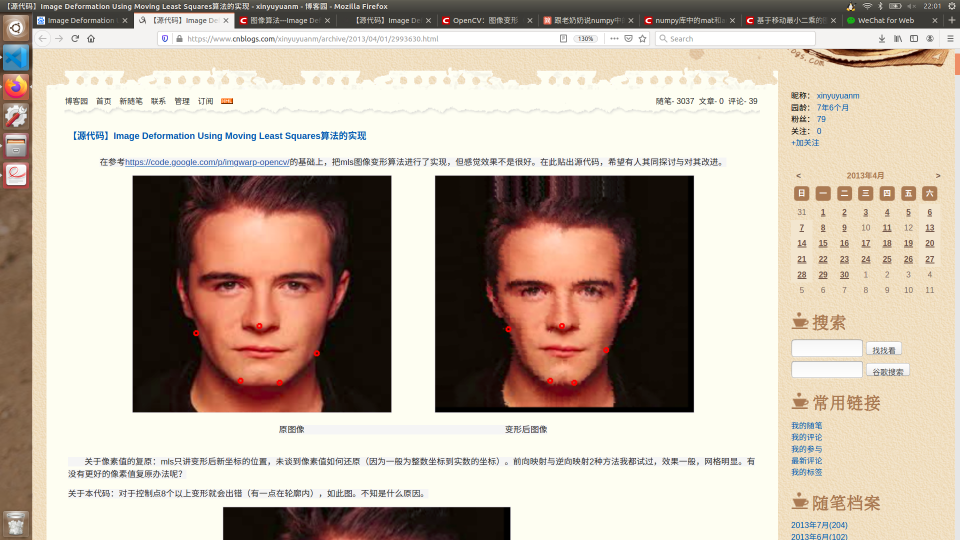
#> input picture data/1.png, 1920 x 1080 px (shown at 1/2 size)
$ python arigid_mls.py
#> lines starting #> are read from the running program, lines starting #| are printed output that depends on the picture
### tool/drawTools.py
import cv2
import numpy as np
def drawGrid(img,gridSize = 3):
    for i in range(0,img.shape[0],gridSize):
        cv2.line(img,(0,i),(img.shape[1]-1,i),(0,0,255),1)
    for j in range(0,img.shape[1],gridSize):
        cv2.line(img,(j,0),(j,img.shape[0]-1),(0,0,255),1)

    cv2.imshow('imgGrid',img)
    cv2.waitKey(0)
# [39 lines left out: functions drawGridPlus, drawLines, not called in this run]

### arigid_mls.py
import cv2
import numpy as np
import math
def showImgPoints(img,points,winName = 'imgJoint'):
    for point in points:
        x = int(point[0])
        y = int(point[1])
        cv2.circle(img,(x,y),6,(255,0,255),3)
    cv2.imshow(winName,img)
    cv2.waitKey(0)
    return img.copy()
class ARIGID_MLS:
    def __init__(self,img=None,tImg = None,plist = None,qlist = None,a=1.0):
        self.img = img
        self.tImg = tImg
        self.a = a
        self.plist = plist
        self.qlist = qlist
        print('plist',self.plist)
        print('qlist',self.qlist)
        self.n = len(self.plist)
    def run(self):
        img = self.img
        tImg = self.tImg
        # cv2.imshow('img',img)
        # cv2.waitKey(0)
        dimg = showImgPoints(img.copy(),self.plist,winName= 'src')
        dtImg = showImgPoints(tImg.copy(),self.qlist,winName= 'tar')
        newImg = img.copy()
        newImg[:] = 0
        for i in range(img.shape[0]):
            print(i,img.shape[0])
            for j in range(img.shape[1]):
                v = np.array([j,i])
                # v = self.plist[-1]-0.5 #
                # v = np.array([img.shape[1]//2,img.shape[0]//2])
                w = np.zeros((self.n,),dtype=float)
                nearControl = False
                q_star = np.zeros((1,2),dtype=float)
                p_star = np.zeros((1,2),dtype=float)
                weight_sum = 0.0
                for k in range(self.n):
                    norm = (self.plist[k][0] - v[0] ) **2+ (self.plist[k][1] - v[1] ) **2
                    if norm < 1e-6:
                        newImg[int(self.qlist[k][1]),int(self.qlist[k][0])] = img[i,j]
                        nearControl = True
                        break
                    else:
                        w[k] = 1.0 / norm
                        weight_sum +=w[k]
                        p_star += w[k] * self.plist[k]
                        q_star += w[k] * self.qlist[k]
                # print('weight',w)
                # input('check')
                if nearControl is False:
                    p_star /= weight_sum
                    q_star /= weight_sum
                else:
                    continue

                # print('p_star',p_star)
                # print('q_star',q_star)
                # input('check')
                _p_hat = np.zeros((self.n,1,2),dtype=float)
                _q_hat = np.zeros((self.n,1,2),dtype=float)
                for k in range(self.n):
                    _p_hat[k,0] = self.plist[k] -  p_star
                    _q_hat[k,0] = self.qlist[k] -  q_star

                miu_s = 0.0
                left_term = v - p_star
                for k in range(self.n):
                    _p_hat_k = _p_hat[k]
                    _p_hat_k_t = np.transpose(_p_hat_k,(1,0))
                    miu_s += w[k] * _p_hat_k.dot(_p_hat_k_t)
                out = np.zeros((1,2),dtype=float)
                f_v_vec = np.zeros((1,2),dtype=float)
                for ki in range(self.n):
                    _p_hat_ki = _p_hat[ki]
                    _neg_p_hat_ki_t = np.array([[_p_hat_ki[0,1],-1.0*_p_hat_ki[0,0]]])
                    left_mat = np.concatenate([_p_hat_ki,_neg_p_hat_ki_t])
                    # print('_p_hat_ki',_p_hat_ki,_neg_p_hat_ki_t,left_mat)

                    neg_left_term_t = np.array([[left_term[0,1],-1.0*left_term[0,0]]])
                    right_mat = np.concatenate([left_term,neg_left_term_t])
                    right_mat_t = np.mat(right_mat).T
                    # print('right_mat',left_term,neg_left_term_t,right_mat,right_mat_t)
                    # input('check')
                    Ai = w[ki] * left_mat.dot(right_mat_t)
                    f_v_vec += _q_hat[ki].dot(Ai)
                norm_f_v_vec = np.linalg.norm(f_v_vec)
                norm_v_p_star = np.linalg.norm(left_term)
                out = norm_v_p_star * f_v_vec / norm_f_v_vec + q_star
                # print('out',out)
                # input('check')
                if out[0,0]>0 and out[0,0]<img.shape[1]-1 and out[0,1]>0 and out[0,1]<img.shape[0]-1:
                    x = int(out[0,0])
                    y = int(out[0,1])
                    newImg[y,x] = img[i,j]
        imgCompose = np.hstack([dimg,dtImg,newImg])
        cv2.imshow('imgCompose',imgCompose)
        cv2.imwrite('./data/cat_arigid.png',imgCompose)
        cv2.waitKey(0)

img = cv2.imread('./data/1.png')
#> img is the input picture: shape (1080, 1920, 3); mean B, G, R 163.1, 177, 192
img = cv2.resize(img,(img.shape[1]//2,img.shape[0]//2))
#> img: shape (540, 960, 3)
# cv2.imshow('img',img)
imgCrop = img[176:413,133:693]
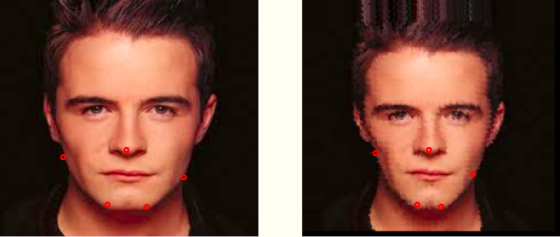
#> imgCrop: shape (237, 560, 3); mean B, G, R 56, 67.7, 106.1
# cv2.imshow('imgCrop',imgCrop)
img_0 = imgCrop[:,0:260]
img_1 = imgCrop[:,300:560]
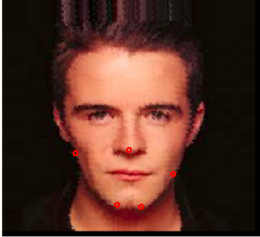
#> img_1: shape (237, 260, 3); mean B, G, R 37.7, 48.3, 85.3

# [21 lines of commented-out code are left out]
from tool.drawTools import *
img = cv2.imread('./data/cat.jpg')
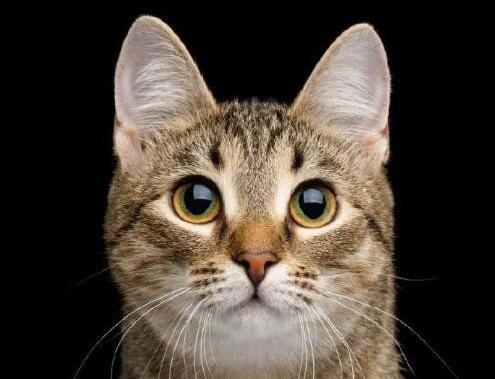
#> input picture data/cat.jpg, 495 x 379 px
#> img is the input picture: shape (379, 495, 3); mean B, G, R 54.2, 63.4, 72.9
plist = np.array([[144,17],[362,23],[160,201],[354,213],[256,253],[189,282],[314,293]])*0.5
#  # [362,23],[160,201],[354,213],[256,253],[189,282],[314,293],[221,311],[275,311]
qlist = np.array([[150,49],[398,33],[160,201],[354,213],[256,253],[189,282],[314,293]])*0.5

img = cv2.resize(img,(img.shape[1]//2,img.shape[0]//2))
#> img: shape (189, 247, 3)
drawGrid(img,gridSize=10)
#> after the loop in drawGrid, `for i in range(0,img.shape[0],gridSize):`: img: shape (189, 247, 3); mean B, G, R 48.8, 57.2, 91.4
#> after the loop in drawGrid, `for j in range(0,img.shape[1],gridSize):`:
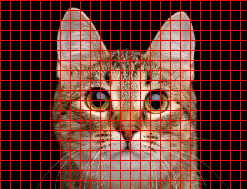
#> img: shape (189, 247, 3); mean B, G, R 43.9, 51.5, 108
afMls = ARIGID_MLS(img=img,tImg = img,plist = plist,qlist = qlist.copy())
#> in __init__, `self.qlist = qlist`: self.qlist = [[75, 24.5], [199, 16.5], [80, 100.5], [177, 106.5], [128, 126.5], [94.5, 141], [157, 146.5]]
#| qlist [[ 75.   24.5]
#|  [199.   16.5]
#|  [ 80.  100.5]
#|  [177.  106.5]
#|  [128.  126.5]
#|  [ 94.5 141. ]
#|  [157.  146.5]]
afMls.run()
#> after the loop in showImgPoints, `for point in points:`:
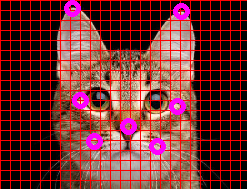
#> img: shape (189, 247, 3); mean of channels 0, 1, 2 48.8, 48.9, 110.6; drawn as B, G, R
#> the loop in showImgPoints (call 2), `for point in points:` made 7 passes
#> (point, x, y) on passes 1 to 7: ([75, 24.5], 75, 24), ([199, 16.5], 199, 16), ([80, 100.5], 80, 100), ([177, 106.5], 177, 106), ([128, 126.5], 128, 126), ([94.5, 141], 94, 141), ([157, 146.5], 157, 146)
#> in run, `newImg[:] = 0`: newImg: shape (189, 247, 3); every value is 0
#> after the loop in run, `for i in range(img.shape[0]):`:
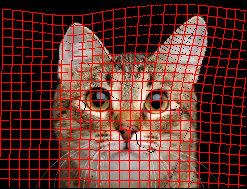
#> newImg: shape (189, 247, 3); mean B, G, R 41.3, 48.4, 100.4
#> in run, `imgCompose = np.hstack([dimg,dtImg,newImg])`:
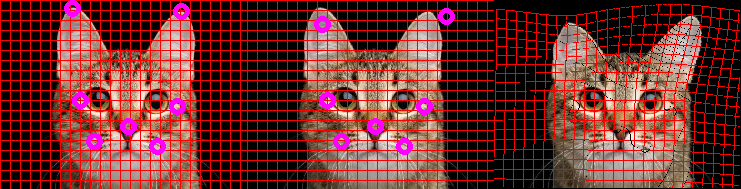
#> imgCompose: shape (189, 741, 3); mean B, G, R 46.3, 48.7, 107.2

# [11 lines of commented-out code are left out]
